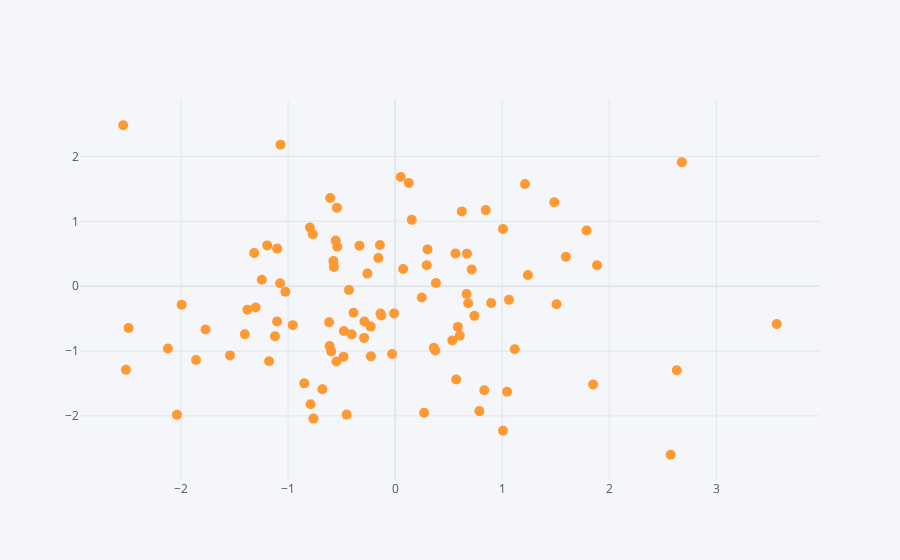

The code cell stored with this chart in its notebook:
### Code cell
df1.iplot(kind='scatter',x='A',y='B',mode='markers',size=10)
